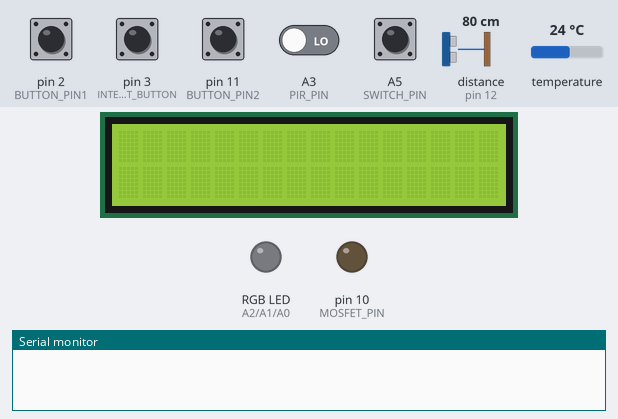
The sketch below on a simulated Arduino Uno, built with avr-gcc and run on an emulated ATmega328P. On the bench: 16×2 character LCD, an RGB LED mixed from three pins (HIGH = lit), output pins drawn as LEDs (lit = HIGH), the last lines printed to the serial monitor. The inputs (shaded band) are chosen by the test bench; at power-on: A5 (SWITCH_PIN), pin 2 (BUTTON_PIN1), pin 3 (INTERRUPT_BUTTON), pin 11 (BUTTON_PIN2) HIGH, A3 (PIR_PIN) LOW, distance to the obstacle (sensor on pin 12) 80 cm, temperature 24 °C. The echo pulse lasts 58.3 µs per cm.

Above: at 1.2 s.
1.3 s: pin 2 (BUTTON_PIN1) pulled LOW for 0.15 s
At 2.5 s:
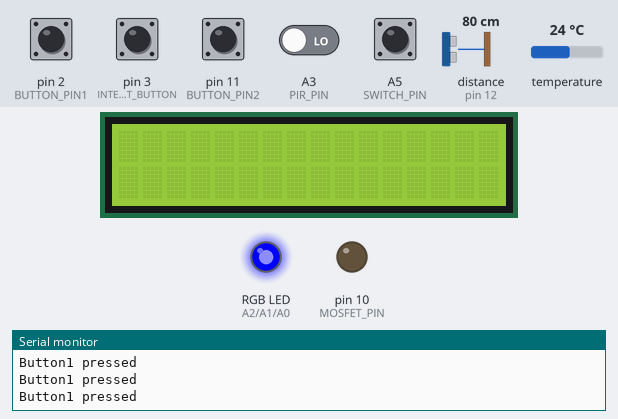
2.9 s: pin 3 (INTERRUPT_BUTTON) pulled LOW for 0.15 s
At 3.7 s:
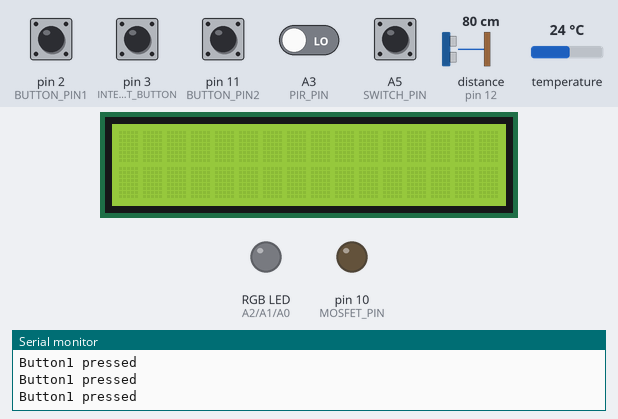
4.5 s: A3 (PIR_PIN) driven HIGH
At 5.6 s:
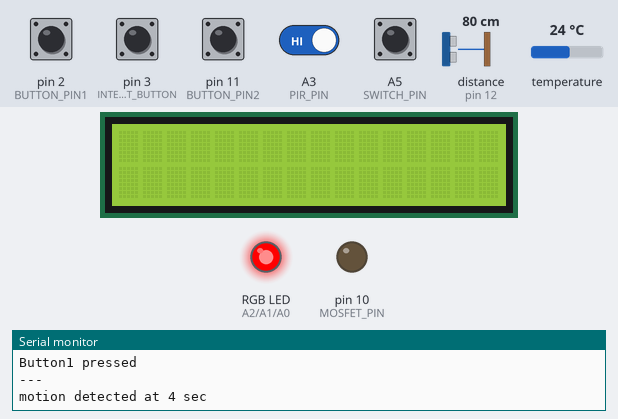
6.0 s: pin 2 (BUTTON_PIN1) pulled LOW for 1 s
At 7.0 s:
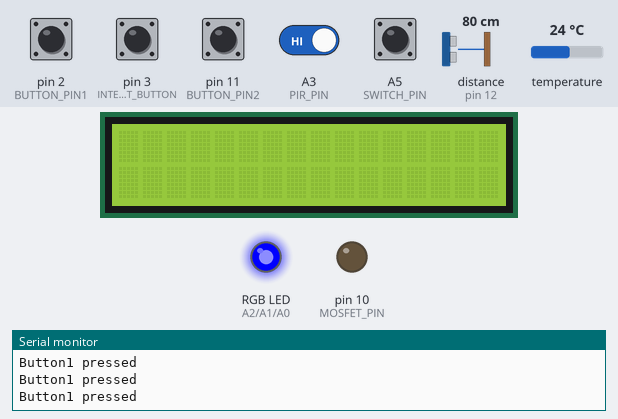
8.5 s: pin 3 (INTERRUPT_BUTTON) pulled LOW for 1 s
At 9.5 s:
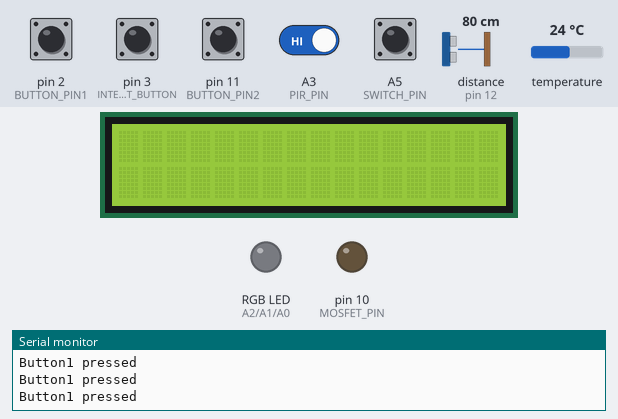
Timing chart, 0 to 11.5 s (numbered marks = the images above; inputs shaded):
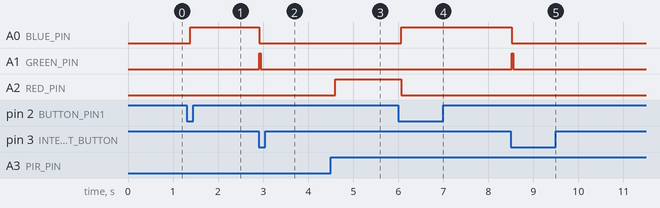

Measured:
- after the input at 1.3 s, A0 (BLUE_PIN): LOW → HIGH after 0.08 s
- after the input at 2.9 s, A0 (BLUE_PIN): HIGH → LOW at once; A1 (GREEN_PIN): LOW → HIGH at once, → LOW 0.03 s later
- after the input at 4.5 s, A2 (RED_PIN): LOW → HIGH after 0.10 s
- after the input at 6.0 s, A0 (BLUE_PIN): LOW → HIGH after 0.07 s; A2 (RED_PIN): HIGH → LOW after 0.07 s
- after the input at 8.5 s, A0 (BLUE_PIN): HIGH → LOW after 0.02 s instead of 3.6 s; A1 (GREEN_PIN): LOW → HIGH at once, → LOW 0.04 s later

The sketch:

arduino.ino.ino
```cpp
//Tim Eckel's new ping library
#include <NewPing.h>
#include <LiquidCrystal.h>
#include <OneWire.h>
//RGB led pins
#define RED_PIN  A2
#define GREEN_PIN   A1
#define BLUE_PIN   A0
#define TRIGGER_PIN  13  // Arduino pin tied to trigger pin on the ultrasonic sensor.
#define ECHO_PIN    12  // Arduino pin tied to echo pin on the ultrasonic sensor.
#define MAX_DISTANCE 400 // Maximum distance we want to ping for (in centimeters). Maximum sensor distance is rated at 400-500cm.
#define BUTTON_PIN1 2   //increase delay button
#define BUTTON_PIN2 11  //decrease delay button
#define INTERRUPT_BUTTON 3   //interrupt pin
#define PIR_PIN A3    //the pin connected to the PIR sensor's output
#define SWITCH_PIN A5   //magnetic contact sensor pin
#define TEMPR_PIN A4   //temprature sensor pin
#define MOSFET_PIN 10    //for refreshener


// initialize the library with the numbers of the interface pins
LiquidCrystal lcd(8, 6, 9, 4, 5, 7);
// NewPing setup of pins and maximum distance.
NewPing sonar(TRIGGER_PIN, ECHO_PIN, MAX_DISTANCE);
//onewire setup for temprature sensor
OneWire  ds(TEMPR_PIN);


//the time when the sensor outputs a low impulse
volatile long unsigned int lowIn;

//the amount of milliseconds the sensor has to be low
//before we assume all motion has stopped
const long unsigned int pause = 500;

volatile boolean lockLow = true;
volatile boolean takeLowTime;
volatile boolean motionExists = false;
volatile boolean triggered = false;
volatile boolean triggered2 = false;
volatile boolean useKnown = false;


//0 - not in use     1 - in use unknown
//2 - number 1       3 - number 2
//4 - cleaning       5 - triggered         6 - menu
volatile int currentState = 0;
volatile long unsigned int inTime = 0;
volatile long unsigned int currentTime = 0;
volatile long unsigned int prevTime = 0 ;
volatile long unsigned int cycleTime = 0;
volatile long unsigned int useTime = 0 ;
//total motion time
volatile long unsigned int motionTime = 0;
//sensor senses  motion
volatile long unsigned int motionStartTime;
//sensor senses no motion
volatile long unsigned int motionStopTime;
//serial time interval
volatile long unsigned int lastSerialTime = 0;


//current distance
volatile long int currentDistance;
//time spent in distance range
volatile long int rangeTime = 0;
//pushbutton status
volatile int buttonState1 = 0;
volatile int buttonState2 = 0;
//for handling debouncing issues
volatile int lastButtonState1 = HIGH;
volatile int lastButtonState2 = HIGH;
// the last time the output pin was toggled
volatile long lastDebounceTime1 = 0;
volatile long lastDebounceTime2 = 0;
// the debounce time
volatile long debounceDelay = 20;
//last button time for intterupt debounce
volatile long lastIntDebounceTime = 0;
//interrupt button state
volatile int intrButtonState = HIGH;
volatile int lastInterState = HIGH;
//temprature
volatile float currentTempr = 20.0;
//remaining spray number
volatile int sprayLeft = 2400;
//spray delay in seconds
volatile int sprayDelay = 15;
volatile int magnetState = 0 ;
volatile int lastMagnetState = 0;
volatile long lastMagnetTime = 0;
volatile long triggerTime = 0;
volatile long triggerTime2 = 0;
volatile long menuTime = 0;
volatile int personIn = 0;    // value stating if there is a person inside
volatile int sprayState = 0;
String inputString = "";         // a string to hold incoming data
volatile boolean stringComplete = false;  // whether the string is complete
volatile char inChar ;


void setup() {
  // put your setup code here, to run once:
  Serial.begin(9600);
  pinMode(PIR_PIN, INPUT);
 //  inputString.reserve(200);
  digitalWrite(PIR_PIN, LOW);
  delay(10);

  pinMode(RED_PIN, OUTPUT);
  pinMode(GREEN_PIN, OUTPUT);
  pinMode(BLUE_PIN, OUTPUT);


  // set up the LCD's number of columns and rows:
  lcd.begin(16, 2);


  pinMode(BUTTON_PIN1, INPUT);
  pinMode(BUTTON_PIN2, INPUT);
  pinMode(SWITCH_PIN , INPUT);
  digitalWrite(SWITCH_PIN , HIGH);
  pinMode(MOSFET_PIN, OUTPUT);

  attachInterrupt(digitalPinToInterrupt(INTERRUPT_BUTTON), debounceInterrupt, FALLING);

}

void loop() {
  // put your main code here, to run repeatedly:


  //LCD menu and current overlay
  /*if(currentState == 6  ){
    lcd.setCursor(0, 0);
    lcd.print("Delay:   ");
    lcd.print(sprayDelay);
    lcd.setCursor(0, 1);
    lcd.print("<--  -    +  -->");
  }else{
    lcd.setCursor(0, 0);
    lcd.print("Temp: ");
    lcd.print(currentTempr, 2);
    lcd.setCursor(0, 1);
    lcd.print("Spray left: ");
    lcd.print(sprayLeft);
  }*/
  if((millis()- menuTime) > 5000){
    if(currentState == 6){
      noMovement();
    }
  }

  if((millis() - motionStopTime > 20000) && currentState == 4){
    currentState = 0 ;
    noMovement();
  }

  prevTime = currentTime ;
  currentTime = millis();
  cycleTime = currentTime - prevTime ;
  if(personIn == 1)
    useTime = currentTime - inTime ;
  currentDistance = sonar.ping_cm();
  motion();
  button();
  calcTimeInRange();
  tempr();
  magnet();
  leds();
  runRefresh();
  //debugging purpose


  if (motionExists && currentState != 6 && currentState != 5) {
    //change state to in use unknown
    if(!useKnown){
      currentState = 1;
      useKnown = true;
    }
    if(personIn == 0){
      inTime = millis();
      personIn = 1;
    }

    if ( useTime >= 5000 && useTime < 20000 && rangeTime > 10000   ){
      currentState = 2 ;
    }
    else if (useTime >= 10000 && rangeTime > 20000 ){
      currentState = 3 ;
    }
    else if (useTime >= 20000  && rangeTime <8000 ) {
      currentState = 4;

    }
  if (Serial.available()) {
    // get the new byte:
    inChar = (char)Serial.read();

    // if the incoming character is a newline, set a flag
    // so the main loop can do something about it:
    stringComplete = true;

  }
     // print the string when a newline arrives:
  if (stringComplete) {
    if(inputString[0] == '3'){
      lcd.setCursor(0, 0);
      lcd.print("Hands washed   ");
    }else if(inputString[0] == '4'){
      lcd.setCursor(0, 0);
      lcd.print("Hands not washed");
    }else if(inputString[0] == '1'){
      currentState = 5;
      sprayonce();
      Serial.write("spray once");
    }else if(inputString[0] == '2'){
      currentState = 5;
      Serial.write("spray twice");
      spraytwice();
    }

    // clear the string:
    inputString = "";
    stringComplete = false;
  }


    if (currentState == 2 &&  magnetState == 1) {
      sprayonce();
    }
    else if (currentState == 3 &&  magnetState == 1) {
      spraytwice();
    }
  }

}

void serialEvent() {
  while (Serial.available()) {
    // get the new byte:
    char inChar = (char)Serial.read();
    // add it to the inputString:
    inputString += inChar;
    // if the incoming character is a newline, set a flag
    // so the main loop can do something about it:
    if (inChar == '\n') {
      stringComplete = true;
    }
  }
}
void runRefresh(){
  if(sprayState == 1){
    if(triggered && (currentTime - triggerTime + 15000) > sprayDelay*1000 && (currentTime - triggerTime) < (sprayDelay*1000 ) ){
      digitalWrite(MOSFET_PIN,HIGH);
    }else if(triggered && (currentTime - triggerTime) > (sprayDelay*1000 )){
      digitalWrite(MOSFET_PIN, LOW);
      if(triggered){
        triggered = false;
        noMovement();
      }
    }
  }else if(sprayState == 2){
    if(triggered && (currentTime - triggerTime + 14500) > sprayDelay*1000 && (currentTime - triggerTime) < (sprayDelay*1000 ) ){
      digitalWrite(MOSFET_PIN,HIGH);
    }else if(triggered && (currentTime - triggerTime) > (sprayDelay*1000 )&& !triggered2){
      digitalWrite(MOSFET_PIN, LOW);
      triggered2 = true;
      if(triggered){
        triggered = false;
        triggerTime2 = currentTime;
      }
    }else if(triggered2 &&(currentTime - triggerTime2 + 14500) > sprayDelay*1000 && (currentTime - triggerTime2) < (sprayDelay*1000 )){
      digitalWrite(MOSFET_PIN,HIGH);
    }else if(triggered2 && (currentTime - triggerTime2) > (sprayDelay*1000 )){

       digitalWrite(MOSFET_PIN,LOW);
       if(triggered2){
         triggered2 = false;
         noMovement();
       }
    }
  }

}
void leds(){
  switch(currentState){
    case 0 :
      digitalWrite(RED_PIN, LOW);
      digitalWrite(BLUE_PIN, LOW);
      digitalWrite(GREEN_PIN, LOW);
      break;
    case 1 :
      digitalWrite(RED_PIN, HIGH);
      digitalWrite(BLUE_PIN, LOW);
      digitalWrite(GREEN_PIN, LOW);
      break;
    case 2 :
      digitalWrite(RED_PIN, HIGH);
      digitalWrite(BLUE_PIN, HIGH);
      digitalWrite(GREEN_PIN, LOW);
      break;
    case 3 :
      digitalWrite(RED_PIN, LOW);
      digitalWrite(BLUE_PIN, HIGH);
      digitalWrite(GREEN_PIN, HIGH);
      break;
    case 4 :
      digitalWrite(RED_PIN, HIGH);
      digitalWrite(BLUE_PIN, LOW);
      digitalWrite(GREEN_PIN, HIGH);
      break;
    case 5 :
      digitalWrite(RED_PIN, LOW);
      digitalWrite(BLUE_PIN, LOW);
      digitalWrite(GREEN_PIN, HIGH);
      break;
    case 6 :
      digitalWrite(RED_PIN, LOW);
      digitalWrite(BLUE_PIN, HIGH);
      digitalWrite(GREEN_PIN, LOW);
      break;
  }


}
void noMovement(){
  currentState = 0 ;
  inTime = 0;
  useTime = 0 ;
  motionExists = false;
  useKnown = false;
  rangeTime = 0;
  personIn = 0;
  motionTime = 0;
}
void debounceInterrupt(){
  if(!triggered)
    sprayonce();
}

void calcTimeInRange() {
  if (currentDistance <= 60 && currentDistance >= 5) {
    rangeTime = rangeTime + cycleTime ;
  }else if (currentDistance != 0){
    //rangeTime = 0;
  }
}
void magnet(){
  int reading = digitalRead(SWITCH_PIN);

  if (reading != lastMagnetState) {
    // reset the debouncing timer
    lastMagnetTime = millis();
  }


  if ((millis() - lastMagnetTime) > debounceDelay) {
    if(magnetState != reading){
      magnetState = reading;
    }

  }

  lastMagnetState = reading;
}

void button(){
  int reading1 = digitalRead(BUTTON_PIN1);
  int reading2 = digitalRead(BUTTON_PIN2);

  if (reading1 != lastButtonState1) {
    // reset the debouncing timer
    lastDebounceTime1 = millis();
  }
  if (reading2 != lastButtonState2) {
    // reset the debouncing timer
    lastDebounceTime2 = millis();
  }


  if ((millis() - lastDebounceTime1) > debounceDelay) {
    if(buttonState1 != reading1 ){
      buttonState1 = reading1;
      if(reading1 == HIGH  && sprayDelay < 45)
        sprayDelay++;
    }
  }
  if ((millis() - lastDebounceTime2) > debounceDelay) {
    if(buttonState2 != reading2){
      buttonState2 = reading2;
      if(reading2 == HIGH && sprayDelay > 15)
        sprayDelay--;
    }
  }

  if (buttonState1 == LOW) {
     Serial.println("Button1 pressed");
     currentState = 6;
     menuTime = millis();
  } else {
  }
  if (buttonState2 == LOW) {
     Serial.println("Button2 pressed");
     currentState = 6;
     menuTime = millis();
  } else {
  }

  lastButtonState1 = reading1;
  lastButtonState2 = reading2;
}
void sprayonce() {
  currentState = 5;
  if(!triggered){
    sprayLeft--;
    triggered = true;
    triggerTime = millis();
    sprayState = 1;
  }
}
void spraytwice() {
  currentState = 5;
  if(!triggered){
    sprayLeft = sprayLeft - 2;
    sprayState = 2;
    triggered = true;
    triggerTime = millis();

  }

}

void motion() {
  if (digitalRead(PIR_PIN) == HIGH) {

    if (lockLow) {
      //makes sure we wait for a transition to LOW before any further output is made:
      lockLow = false;
      Serial.println("---");
      Serial.print("motion detected at ");
      Serial.print(millis() / 1000);
      motionStartTime = millis();
      Serial.println(" sec");
      if(!motionExists)
        motionExists = true;
      delay(20);
    }
    takeLowTime = true;
  }

  if (digitalRead(PIR_PIN) == LOW) {

    if (takeLowTime) {
      lowIn = millis();          //save the time of the transition from high to LOW
      takeLowTime = false;       //make sure this is only done at the start of a LOW phase
    }
    //if the sensor is low for more than the given pause,
    //we assume that no more motion is going to happen
    if (!lockLow && (millis() - lowIn > pause)) {
      //makes sure this block of code is only executed again after
      //a new motion sequence has been detected
      lockLow = true;
      Serial.print("motion ended at ");      //output
      Serial.print((millis() - pause) / 1000);
      motionStopTime = millis();
      Serial.println(" sec");
      delay(20);
    }
  }
}

void tempr(){
  byte i;
  byte present = 0;
  byte type_s;
  byte data[12];
  byte addr[8];
  float celsius, fahrenheit;

  if ( !ds.search(addr)) {
    ds.reset_search();
    delay(10);
    return;
  }


  if (OneWire::crc8(addr, 7) != addr[7]) {
      Serial.println("CRC is not valid!");
      return;
  }

  // the first ROM byte indicates which chip
  switch (addr[0]) {
    case 0x10:
      type_s = 1;
      break;
    case 0x28:
      type_s = 0;
      break;
    case 0x22:
      type_s = 0;
      break;
    default:
      return;
  }

  ds.reset();
  ds.select(addr);
  ds.write(0x44, 1);        // start conversion, with parasite power on at the end

  delay(10);     // maybe 750ms is enough, maybe not
  // we might do a ds.depower() here, but the reset will take care of it.

  present = ds.reset();
  ds.select(addr);
  ds.write(0xBE);         // Read Scratchpad


  for ( i = 0; i < 9; i++) {           // we need 9 bytes
    data[i] = ds.read();
  }


  // Convert the data to actual temperature
  // because the result is a 16 bit signed integer, it should
  // be stored to an "int16_t" type, which is always 16 bits
  // even when compiled on a 32 bit processor.
  int16_t raw = (data[1] << 8) | data[0];
  if (type_s) {
    raw = raw << 3; // 9 bit resolution default
    if (data[7] == 0x10) {
      // "count remain" gives full 12 bit resolution
      raw = (raw & 0xFFF0) + 12 - data[6];
    }
  } else {
    byte cfg = (data[4] & 0x60);
    // at lower res, the low bits are undefined, so let's zero them
    if (cfg == 0x00) raw = raw & ~7;  // 9 bit resolution, 93.75 ms
    else if (cfg == 0x20) raw = raw & ~3; // 10 bit res, 187.5 ms
    else if (cfg == 0x40) raw = raw & ~1; // 11 bit res, 375 ms
    //// default is 12 bit resolution, 750 ms conversion time
  }
  celsius = (float)raw / 16.0;
  fahrenheit = celsius * 1.8 + 32.0;
  currentTempr = celsius ;
  //Serial.print("  Temperature = ");
  //Serial.print(celsius);
  //Serial.print(" Celsius, ");
  //Serial.print(fahrenheit);
  //Serial.println(" Fahrenheit");

}
```
